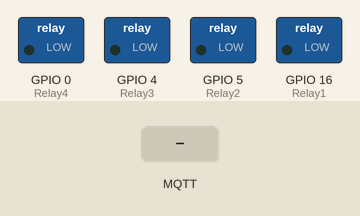
This sketch was run on a simulated ESP8266 (NodeMCU). Shown: switched loads named in the sketch (green lamp = pin HIGH). The test bench sets the inputs (shaded band). WiFi joins after 1.5 s; servers stay silent unless stated; random numbers use the default seed unless the sketch sets one; no MQTT or app messages arrive unless stated; what the sketch prints to the serial monitor is not drawn.

Above: at 2.7 s.
2.8 s: MQTT message "1" arrives on the first subscribed topic
At 4.0 s:
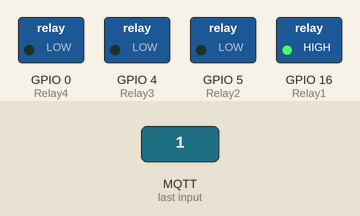
4.3 s: MQTT message "1" arrives on the second subscribed topic
At 5.1 s:
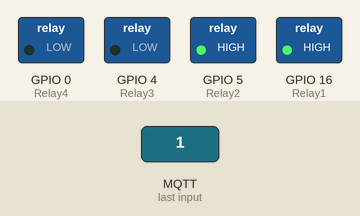
5.8 s: MQTT message "on" arrives on the first subscribed topic
At 6.3 s:
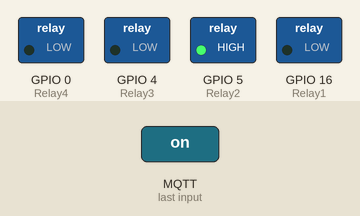
7.3 s: MQTT message "1" arrives on the third subscribed topic
At 8.5 s:
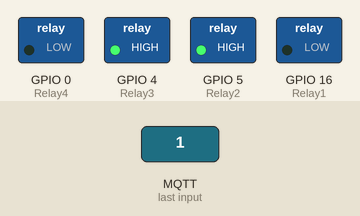
8.8 s: MQTT message "off" arrives on the second subscribed topic
At 9.8 s:
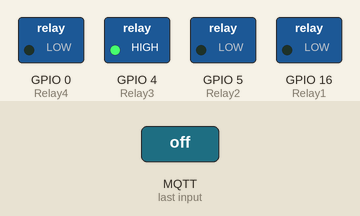
10.3 s: MQTT message "0" arrives on the third subscribed topic
At 10.9 s:
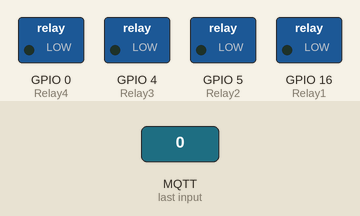
Timing chart, 0 to 12.8 s (numbered marks = the images above; inputs shaded):
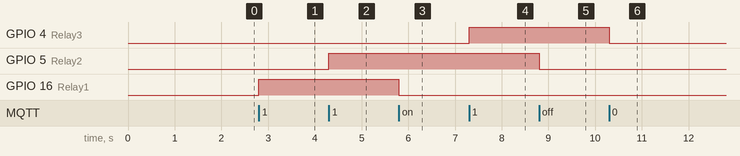

The sketch:

mqtt_nodered_withouout_feedback.ino
```cpp
#ifdef ESP8266
#include <ESP8266WiFi.h>
#elif defined(ESP32)
#include <WiFi.h>
#else
#error "Board not found"
#endif

#include <PubSubClient.h>

//Relays for switching appliances
#define Relay1            16
#define Relay2            5
#define Relay3            4
#define Relay4            0

// Update these with values suitable for your network.

const char* ssid = "pradeep";
const char* password = "2446h7e2";
const char* mqtt_server = "192.168.1.10"; // Local IP address of Raspberry Pi    192.168.1.10  my pi 192.168.1.7

const char* username = "pradeep";
const char* pass = "123456";


// Subscribed Topics

#define sub1 "device1/relay5"
#define sub2 "device1/relay6"
#define sub3 "device1/relay7"
#define sub4 "device1/relay8"

WiFiClient espClient;
PubSubClient client(espClient);
unsigned long lastMsg = 0;
#define MSG_BUFFER_SIZE  (50)
char msg[MSG_BUFFER_SIZE];
int value = 0;


// Connecting to WiFi Router

void setup_wifi()
{

  delay(10);
  // We start by connecting to a WiFi network
  Serial.println();
  Serial.print("Connecting to ");
  Serial.println(ssid);

  WiFi.mode(WIFI_STA);
  WiFi.begin(ssid, password);

  while (WiFi.status() != WL_CONNECTED) {
    delay(500);
    Serial.print(".");
  }

  randomSeed(micros());

  Serial.println("");
  Serial.println("WiFi connected");
  Serial.println("IP address: ");
  Serial.println(WiFi.localIP());
}

void callback(char* topic, byte* payload, unsigned int length)
{
  Serial.print("Message arrived [");
  Serial.print(topic);
  Serial.print("] ");


  if (strstr(topic, sub1))
  {
    for (int i = 0; i < length; i++)
    {
      Serial.print((char)payload[i]);
    }
    Serial.println();
    // Switch on the LED if an 1 was received as first character
    if ((char)payload[0] == '1')
    {
      Serial.println('relay one on');
      digitalWrite(Relay1, HIGH);   // Turn the LED on (Note that LOW is the voltage level
      // but actually the LED is on; this is because
      // it is active low on the ESP-01)
    } else {
      Serial.println('relay one off');
      digitalWrite(Relay1, LOW);  // Turn the LED off by making the voltage HIGH
    }
  }

  else if ( strstr(topic, sub2))
  {
    for (int i = 0; i < length; i++) {
      Serial.print((char)payload[i]);
    }
    Serial.println();
    // Switch on the LED if an 1 was received as first character
    if ((char)payload[0] == '1') {
      digitalWrite(Relay2, HIGH);   // Turn the LED on (Note that LOW is the voltage level
      // but actually the LED is on; this is because
      // it is active low on the ESP-01)
    } else {
      digitalWrite(Relay2, LOW);  // Turn the LED off by making the voltage HIGH
    }
  }
  else if ( strstr(topic, sub3))
  {
    for (int i = 0; i < length; i++) {
      Serial.print((char)payload[i]);
    }
    Serial.println();
    // Switch on the LED if an 1 was received as first character
    if ((char)payload[0] == '1') {
      digitalWrite(Relay3, HIGH);   // Turn the LED on (Note that LOW is the voltage level
      // but actually the LED is on; this is because
      // it is active low on the ESP-01)
    } else {
      digitalWrite(Relay3, LOW);  // Turn the LED off by making the voltage HIGH
    }
  }
  else if ( strstr(topic, sub4))
  {
    for (int i = 0; i < length; i++) {
      Serial.print((char)payload[i]);
    }
    Serial.println();
    // Switch on the LED if an 1 was received as first character
    if ((char)payload[0] == '1') {
      digitalWrite(Relay4, HIGH);   // Turn the LED on (Note that LOW is the voltage level
      // but actually the LED is on; this is because
      // it is active low on the ESP-01)
    } else {
      digitalWrite(Relay4, LOW);  // Turn the LED off by making the voltage HIGH
    }
  }

  else
  {
    Serial.println("unsubscribed topic");
  }

}


// Connecting to MQTT broker

void reconnect()
{
  // Loop until we're reconnected
  while (!client.connected()) {
    Serial.print("Attempting MQTT connection...");
    // Create a random client ID
    String clientId = "ESP8266Client-";
    clientId += String(random(0xffff), HEX);
    // Attempt to connect
    if (client.connect(clientId.c_str() , username, pass)) {
      Serial.println("connected");
      // Once connected, publish an announcement...
      client.publish("outTopic", "hello world");
      // ... and resubscribe
      client.subscribe(sub1);
      client.subscribe(sub2);
      client.subscribe(sub3);
      client.subscribe(sub4);
    } else {
      Serial.print("failed, rc=");
      Serial.print(client.state());
      Serial.println(" try again in 5 seconds");
      // Wait 5 seconds before retrying
      delay(5000);
    }
  }
}


void setup()
{

  pinMode(Relay1, OUTPUT);
  pinMode(Relay2, OUTPUT);
  pinMode(Relay3, OUTPUT);
  pinMode(Relay4, OUTPUT);


  Serial.begin(115200);

  setup_wifi();

  client.setServer(mqtt_server, 1883);
  client.setCallback(callback);
}

void loop()
{

  if (!client.connected())
  {
    reconnect();
  }
  client.loop();

}
```

Measured:
- after the input at 2.8 s, GPIO 16 (Relay1): LOW → HIGH at once
- after the input at 4.3 s, GPIO 5 (Relay2): LOW → HIGH at once
- after the input at 5.8 s, GPIO 16 (Relay1): HIGH → LOW at once
- after the input at 7.3 s, GPIO 4 (Relay3): LOW → HIGH at once
- after the input at 8.8 s, GPIO 5 (Relay2): HIGH → LOW at once
- after the input at 10.3 s, GPIO 4 (Relay3): HIGH → LOW at once
